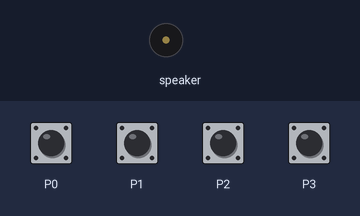
This program was run on a simulated Calliope mini (MakeCode). Shown: buzzer (waves = sounding). Inputs (shaded band) come from the test bench.

Above: at 1.2 s.
1.3 s: touch pin P0 pressed for 1 s
At 1.7 s:
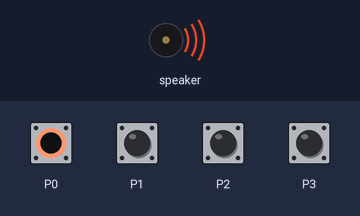
Timing chart, 0 to 4.3 s (numbered marks = the images above; inputs shaded):
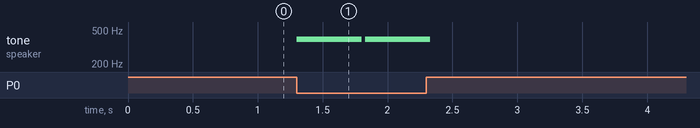

Measured:
- after the input at 1.3 s, tone on speaker: alternates 392 Hz for 0.50 s and silent for 0.03 s, 4 changes in all, then stays silent, starting at once

The program:

main.ts
```typescript
basic.forever(function () {
    if (input.pinIsPressed(TouchPin.P0)) {
        music.playTone(392, music.beat(BeatFraction.Whole))
    }
    if (input.pinIsPressed(TouchPin.P1)) {
        music.playTone(440, music.beat(BeatFraction.Whole))
    }
    if (input.pinIsPressed(TouchPin.P2)) {
        music.playTone(494, music.beat(BeatFraction.Whole))
    }
    if (input.pinIsPressed(TouchPin.P3)) {
        music.playTone(523, music.beat(BeatFraction.Whole))
    }
})
```

test.ts
```typescript
// Hier kann man Tests durchführen; diese Datei wird nicht kompiliert, wenn dieses Paket als Erweiterung verwendet wird.
```
